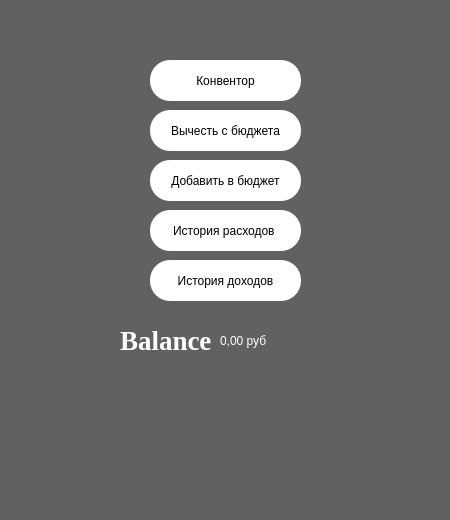
<?xml version="1.0" encoding="UTF-8"?>
<ui version="4.0">
 <class>MainWindow</class>
 <widget class="QMainWindow" name="MainWindow">
  <property name="geometry">
   <rect>
    <x>0</x>
    <y>0</y>
    <width>450</width>
    <height>520</height>
   </rect>
  </property>
  <property name="windowTitle">
   <string>MainWindow</string>
  </property>
  <property name="styleSheet">
   <string notr="true">background-color: rgb(97, 97, 97);</string>
  </property>
  <widget class="QWidget" name="centralwidget">
   <widget class="QLabel" name="label">
    <property name="geometry">
     <rect>
      <x>120</x>
      <y>320</y>
      <width>231</width>
      <height>41</height>
     </rect>
    </property>
    <property name="font">
     <font>
      <family>Times New Roman</family>
      <pointsize>20</pointsize>
      <weight>75</weight>
      <bold>true</bold>
     </font>
    </property>
    <property name="styleSheet">
     <string notr="true">color: rgb(255, 255, 255);
</string>
    </property>
    <property name="text">
     <string>Balance</string>
    </property>
   </widget>
   <widget class="QLabel" name="label_2">
    <property name="geometry">
     <rect>
      <x>220</x>
      <y>320</y>
      <width>221</width>
      <height>41</height>
     </rect>
    </property>
    <property name="styleSheet">
     <string notr="true">color: rgb(255, 255, 255);
font: 75 italic 20pt &quot;Times New Roman&quot;;</string>
    </property>
    <property name="text">
     <string>0,00 руб</string>
    </property>
   </widget>
   <widget class="QPushButton" name="pushButton">
    <property name="geometry">
     <rect>
      <x>150</x>
      <y>210</y>
      <width>151</width>
      <height>41</height>
     </rect>
    </property>
    <property name="toolTip">
     <string>&lt;html&gt;&lt;head/&gt;&lt;body&gt;&lt;p&gt;&lt;span style=&quot; font-family:'Menlo','Monaco','Consolas','Courier New','monospace'; font-size:13px; color:#a71d5d; background-color:#f5f5f5;&quot;&gt;QPushButton&lt;/span&gt;&lt;span style=&quot; font-family:'Menlo','Monaco','Consolas','Courier New','monospace'; font-size:13px; color:#795da3; background-color:#f5f5f5;&quot;&gt;:pressed&lt;/span&gt;&lt;span style=&quot; font-family:'Menlo','Monaco','Consolas','Courier New','monospace'; font-size:13px; color:#333333; background-color:#f5f5f5;&quot;&gt; {&lt;/span&gt;&lt;/p&gt;&lt;p&gt;&lt;span style=&quot; font-family:'Menlo','Monaco','Consolas','Courier New','monospace'; font-size:13px; color:#333333; background-color:#f5f5f5;&quot;/&gt;&lt;span style=&quot; font-family:'Menlo','Monaco','Consolas','Courier New','monospace'; font-size:13px; color:#0086b3; background-color:#f5f5f5;&quot;&gt;border-style&lt;/span&gt;&lt;span style=&quot; font-family:'Menlo','Monaco','Consolas','Courier New','monospace'; font-size:13px; color:#333333; background-color:#f5f5f5;&quot;&gt;: inset;&lt;/span&gt;&lt;/p&gt;&lt;p&gt;&lt;span style=&quot; font-family:'Menlo','Monaco','Consolas','Courier New','monospace'; font-size:13px; color:#333333; background-color:#f5f5f5;&quot;/&gt;&lt;span style=&quot; font-family:'Menlo','Monaco','Consolas','Courier New','monospace'; font-size:13px; color:#0086b3; background-color:#f5f5f5;&quot;&gt;background&lt;/span&gt;&lt;span style=&quot; font-family:'Menlo','Monaco','Consolas','Courier New','monospace'; font-size:13px; color:#333333; background-color:#f5f5f5;&quot;&gt;: qradialgradient(&lt;/span&gt;&lt;/p&gt;&lt;p&gt;&lt;span style=&quot; font-family:'Menlo','Monaco','Consolas','Courier New','monospace'; font-size:13px; color:#333333; background-color:#f5f5f5;&quot;&gt;        cx: 0.4, cy: -0.1, fx: 0.4, fy: -0.1,&lt;/span&gt;&lt;/p&gt;&lt;p&gt;&lt;span style=&quot; font-family:'Menlo','Monaco','Consolas','Courier New','monospace'; font-size:13px; color:#333333; background-color:#f5f5f5;&quot;&gt;        radius: 1.35, stop: 0 #fff, stop: 1 #ddd&lt;/span&gt;&lt;/p&gt;&lt;p&gt;&lt;span style=&quot; font-family:'Menlo','Monaco','Consolas','Courier New','monospace'; font-size:13px; color:#333333; background-color:#f5f5f5;&quot;&gt;        );&lt;/span&gt;&lt;/p&gt;&lt;p&gt;&lt;span style=&quot; font-family:'Menlo','Monaco','Consolas','Courier New','monospace'; font-size:13px; color:#333333; background-color:#f5f5f5;&quot;&gt;    }&lt;/span&gt;&lt;/p&gt;&lt;/body&gt;&lt;/html&gt;</string>
    </property>
    <property name="whatsThis">
     <string>&lt;html&gt;&lt;head/&gt;&lt;body&gt;&lt;p&gt;&lt;span style=&quot; font-family:'Menlo','Monaco','Consolas','Courier New','monospace'; font-size:13px; color:#a71d5d; background-color:#f5f5f5;&quot;&gt;QPushButton&lt;/span&gt;&lt;span style=&quot; font-family:'Menlo','Monaco','Consolas','Courier New','monospace'; font-size:13px; color:#795da3; background-color:#f5f5f5;&quot;&gt;:pressed&lt;/span&gt;&lt;span style=&quot; font-family:'Menlo','Monaco','Consolas','Courier New','monospace'; font-size:13px; color:#333333; background-color:#f5f5f5;&quot;&gt; {&lt;/span&gt;&lt;/p&gt;&lt;p&gt;&lt;span style=&quot; font-family:'Menlo','Monaco','Consolas','Courier New','monospace'; font-size:13px; color:#333333; background-color:#f5f5f5;&quot;/&gt;&lt;span style=&quot; font-family:'Menlo','Monaco','Consolas','Courier New','monospace'; font-size:13px; color:#0086b3; background-color:#f5f5f5;&quot;&gt;border-style&lt;/span&gt;&lt;span style=&quot; font-family:'Menlo','Monaco','Consolas','Courier New','monospace'; font-size:13px; color:#333333; background-color:#f5f5f5;&quot;&gt;: inset;&lt;/span&gt;&lt;/p&gt;&lt;p&gt;&lt;span style=&quot; font-family:'Menlo','Monaco','Consolas','Courier New','monospace'; font-size:13px; color:#333333; background-color:#f5f5f5;&quot;/&gt;&lt;span style=&quot; font-family:'Menlo','Monaco','Consolas','Courier New','monospace'; font-size:13px; color:#0086b3; background-color:#f5f5f5;&quot;&gt;background&lt;/span&gt;&lt;span style=&quot; font-family:'Menlo','Monaco','Consolas','Courier New','monospace'; font-size:13px; color:#333333; background-color:#f5f5f5;&quot;&gt;: qradialgradient(&lt;/span&gt;&lt;/p&gt;&lt;p&gt;&lt;span style=&quot; font-family:'Menlo','Monaco','Consolas','Courier New','monospace'; font-size:13px; color:#333333; background-color:#f5f5f5;&quot;&gt;        cx: 0.4, cy: -0.1, fx: 0.4, fy: -0.1,&lt;/span&gt;&lt;/p&gt;&lt;p&gt;&lt;span style=&quot; font-family:'Menlo','Monaco','Consolas','Courier New','monospace'; font-size:13px; color:#333333; background-color:#f5f5f5;&quot;&gt;        radius: 1.35, stop: 0 #fff, stop: 1 #ddd&lt;/span&gt;&lt;/p&gt;&lt;p&gt;&lt;span style=&quot; font-family:'Menlo','Monaco','Consolas','Courier New','monospace'; font-size:13px; color:#333333; background-color:#f5f5f5;&quot;&gt;        );&lt;/span&gt;&lt;/p&gt;&lt;p&gt;&lt;span style=&quot; font-family:'Menlo','Monaco','Consolas','Courier New','monospace'; font-size:13px; color:#333333; background-color:#f5f5f5;&quot;&gt;    }&lt;/span&gt;&lt;/p&gt;&lt;/body&gt;&lt;/html&gt;</string>
    </property>
    <property name="styleSheet">
     <string notr="true">background-color: rgb(255, 255, 255);
font: 12pt &quot;Times New Roman&quot;;
border-radius: 20px;
border-style: outset;
padding: 5px;
QPushButton:hover</string>
    </property>
    <property name="text">
     <string>История расходов </string>
    </property>
   </widget>
   <widget class="QPushButton" name="pushButton_2">
    <property name="geometry">
     <rect>
      <x>150</x>
      <y>260</y>
      <width>151</width>
      <height>41</height>
     </rect>
    </property>
    <property name="styleSheet">
     <string notr="true">background-color: rgb(255, 255, 255);
font: 12pt &quot;Times New Roman&quot;;
border-radius: 20px;
border-style: outset;
padding: 5px;
QPushButton:hover</string>
    </property>
    <property name="text">
     <string>История доходов</string>
    </property>
   </widget>
   <widget class="QPushButton" name="pushButton_3">
    <property name="geometry">
     <rect>
      <x>150</x>
      <y>160</y>
      <width>151</width>
      <height>41</height>
     </rect>
    </property>
    <property name="styleSheet">
     <string notr="true">background-color: rgb(255, 255, 255);
font: 12pt &quot;Times New Roman&quot;;
border-radius: 20px;
border-style: outset;
padding: 5px;
QPushButton:hover
</string>
    </property>
    <property name="text">
     <string>Добавить в бюджет</string>
    </property>
   </widget>
   <widget class="QPushButton" name="pushButton_4">
    <property name="geometry">
     <rect>
      <x>150</x>
      <y>110</y>
      <width>151</width>
      <height>41</height>
     </rect>
    </property>
    <property name="styleSheet">
     <string notr="true">background-color: rgb(255, 255, 255);
font: 12pt &quot;Times New Roman&quot;;
border-radius: 20px;
border-style: outset;
padding: 5px;
QPushButton:hover</string>
    </property>
    <property name="text">
     <string>Вычесть с бюджета</string>
    </property>
   </widget>
   <widget class="QPushButton" name="pushButton_5">
    <property name="geometry">
     <rect>
      <x>150</x>
      <y>60</y>
      <width>151</width>
      <height>41</height>
     </rect>
    </property>
    <property name="styleSheet">
     <string notr="true">background-color: rgb(255, 255, 255);
font: 12pt &quot;Times New Roman&quot;;
border-radius: 20px;
border-style: outset;
padding: 5px;
QPushButton:hover</string>
    </property>
    <property name="text">
     <string>Конвентор</string>
    </property>
   </widget>
  </widget>
  <widget class="QMenuBar" name="menubar">
   <property name="geometry">
    <rect>
     <x>0</x>
     <y>0</y>
     <width>450</width>
     <height>21</height>
    </rect>
   </property>
  </widget>
  <widget class="QStatusBar" name="statusbar"/>
 </widget>
 <resources/>
 <connections/>
</ui>
